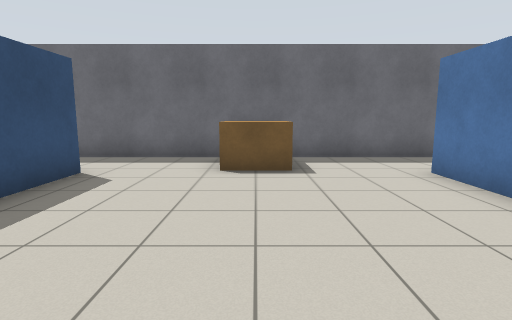
[1] (above)

17 first-person views from a walk through a world built for the Gazebo simulator. The camera is 1.1 m above the floor, tilts 8° down and sees 80° across. The floor is counted in squares, 1 m on a side. Each view is taken from the middle of a square. On the plan, view 1 faces up. The plan holds only what a view shows up to about 13 squares ahead; the rest is blank.

[2]
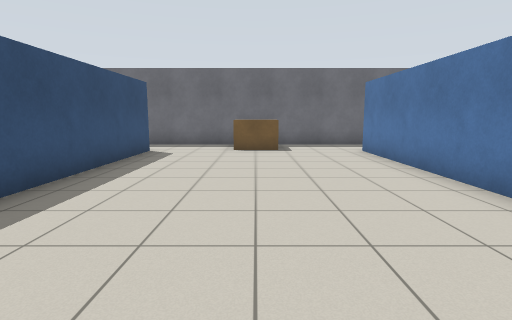

[3]
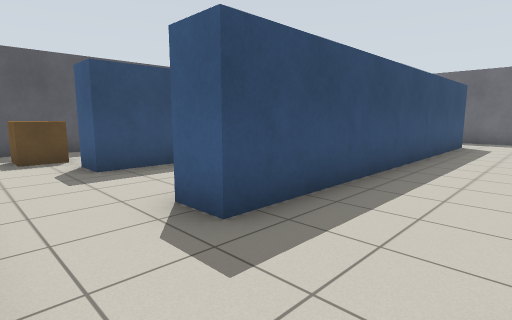

[4]
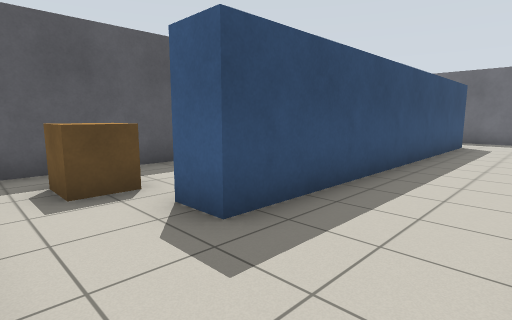

[5]
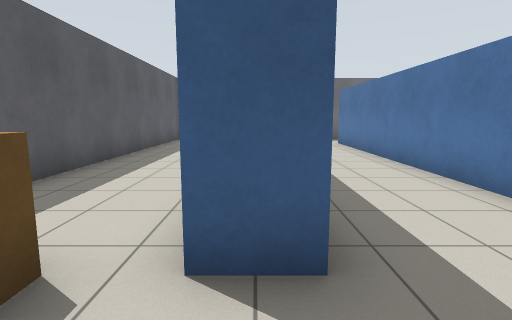

[6]
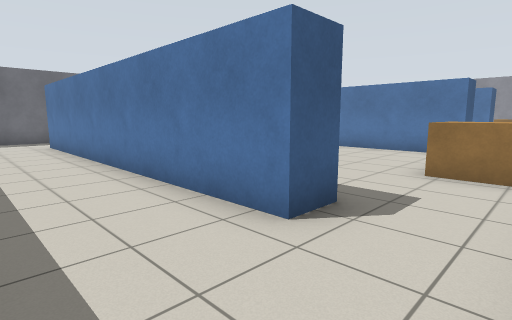

[7]
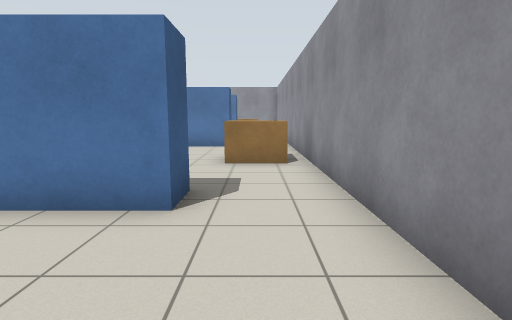

[8]
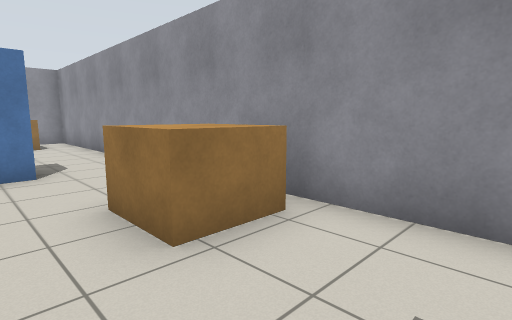

[9]
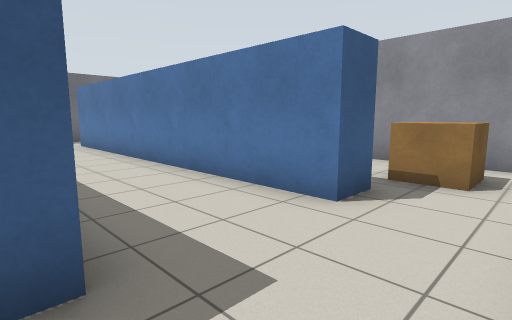

[10]
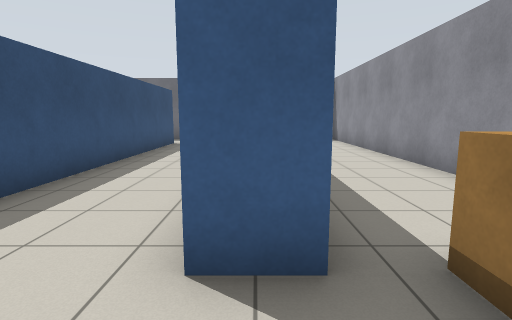

[11]
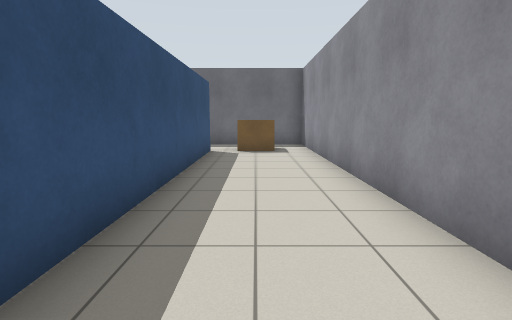

[12]
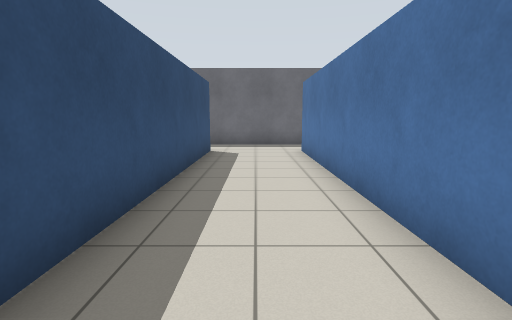

[13]
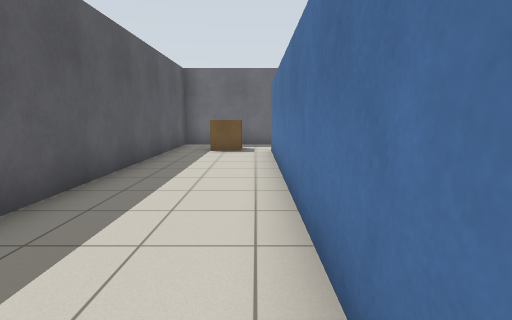

[14]
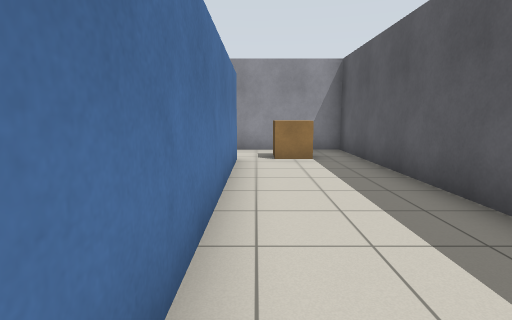

[15]
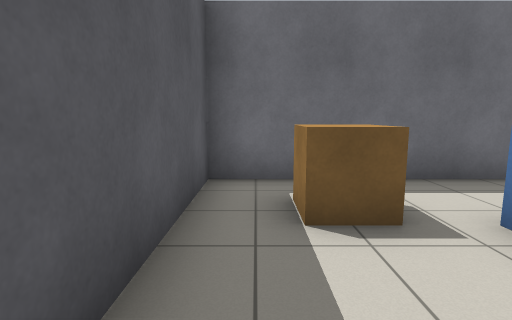

[16]
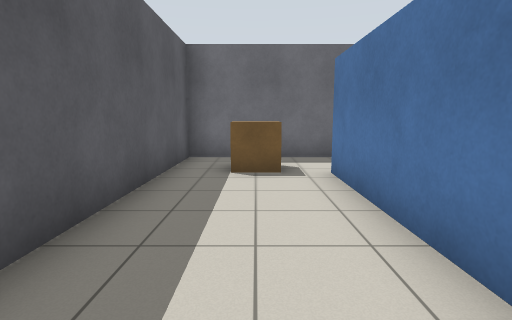

[17]
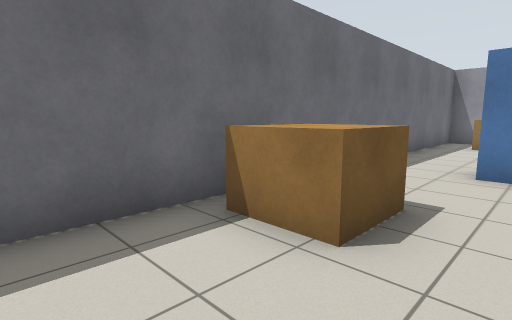

### Floor plan
Points are (right, up) in squares from view 1. A wall is a line through its corners. A room is listed if a view was taken in it or the views show most of it. See-through windows are left out.
Room 1 (views 1, 2, 3, 4, 5, 6, 7, 8, 9, 10, 11, 12, 13, 14, 15, 16, 17)
walls: (4.6, -5) (3.5, -5) (3.5, 6); (-3.5, 6.1) (-3.5, -5) (-4.5, -5) (-4.5, 6); (4.5, 6) (4.5, -3); (-7.5, 6.1) (-7.5, -5) (-8.5, -5) (-8.5, 6); (-6.5, -7.4) (11.9, -7.4) (11.9, 8.3) (-11.8, 8.3) (-11.8, -7.4) (-8.2, -7.4); (8.6, -5) (7.5, -5) (7.5, 6); (8.5, 6) (8.5, -2.4)
objects: brown box (-10, -6) to (-10, -5); brown box (-10, 6) to (-10, 7); brown box (0, -6) to (1, -5); brown box (0, 7) to (1, 8); brown box (10, -6) to (10, -5); brown box (10, 6) to (10, 7)

Where each view was taken, in squares from view 1:
view 1: 0 up, 0 right, facing up
view 2: 4 down, 0 right, facing up
view 3: 7 down, 1 left, facing up-left
view 4: 7 down, 5 left, facing up-left
view 5: 7 down, 8 left, facing up
view 6: 7 down, 7 left, facing up-right
view 7: 6 down, 8 left, facing right
view 8: 4 down, 3 left, facing down-right
view 9: 7 down, 4 right, facing up-right
view 10: 7 down, 8 right, facing up
view 11: 4 down, 10 right, facing up
view 12: 4 down, 6 right, facing up
view 13: 4 down, 9 left, facing up
view 14: 3 up, 9 left, facing down
view 15: 3 up, 11 left, facing up
view 16: 0 up, 10 left, facing up
view 17: 5 up, 3 left, facing up-right
